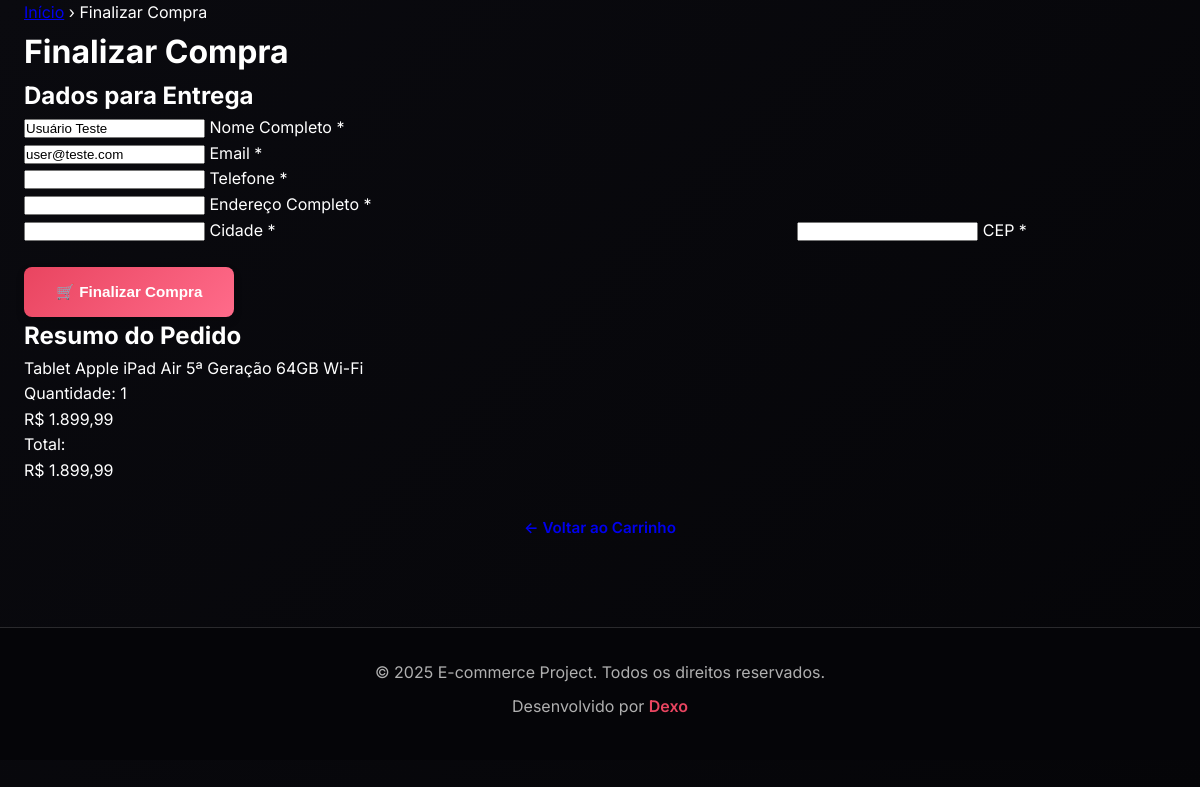
The app's page /checkout.php (signed in) with its own data.
### tables this page shows
CREATE TABLE IF NOT EXISTS `usuarios` (
  `id` int(11) NOT NULL AUTO_INCREMENT,
  `nome` varchar(255) NOT NULL,
  `email` varchar(255) NOT NULL,
  `senha` varchar(255) NOT NULL,
  `telefone` varchar(20) DEFAULT NULL,
  `endereco` text DEFAULT NULL,
  `cidade` varchar(100) DEFAULT NULL,
  `cep` varchar(10) DEFAULT NULL,
  `tipo_usuario` enum('cliente','admin') DEFAULT 'cliente',
  `ativo` tinyint(1) DEFAULT 1,
  `data_registro` timestamp NOT NULL DEFAULT current_timestamp(),
  `ultimo_login` timestamp NULL DEFAULT NULL,
  `data_atualizacao` timestamp NOT NULL DEFAULT current_timestamp() ON UPDATE current_timestamp(),
  PRIMARY KEY (`id`),
  UNIQUE KEY `email` (`email`),
  KEY `idx_usuarios_email` (`email`)
);

CREATE TABLE IF NOT EXISTS `carrinho_itens` (
  `id` int(11) NOT NULL AUTO_INCREMENT,
  `carrinho_id` int(11) NOT NULL,
  `produto_id` int(11) NOT NULL,
  `quantidade` int(11) NOT NULL DEFAULT 1,
  `data_adicao` timestamp NOT NULL DEFAULT current_timestamp(),
  PRIMARY KEY (`id`),
  KEY `carrinho_id` (`carrinho_id`),
  KEY `produto_id` (`produto_id`),
  CONSTRAINT `carrinho_itens_ibfk_1` FOREIGN KEY (`carrinho_id`) REFERENCES `carrinhos` (`id`),
  CONSTRAINT `carrinho_itens_ibfk_2` FOREIGN KEY (`produto_id`) REFERENCES `produtos` (`id`)
);

CREATE TABLE IF NOT EXISTS `produtos` (
  `id` int(11) NOT NULL AUTO_INCREMENT,
  `nome` varchar(255) NOT NULL,
  `descricao_curta` text DEFAULT NULL,
  `descricao_longa` longtext DEFAULT NULL,
  `preco` decimal(10,2) NOT NULL,
  `categoria_id` int(11) DEFAULT NULL,
  `estoque` int(11) DEFAULT 0,
  `especificacoes_json` longtext DEFAULT NULL CHECK (json_valid(`especificacoes_json`)),
  `destaque` tinyint(1) DEFAULT 0,
  `ativo` tinyint(1) DEFAULT 1,
  `data_criacao` timestamp NOT NULL DEFAULT current_timestamp(),
  `data_atualizacao` timestamp NOT NULL DEFAULT current_timestamp() ON UPDATE current_timestamp(),
  `imagem_capa_id` int(11) DEFAULT NULL,
  `imagens_extras` longtext DEFAULT NULL CHECK (json_valid(`imagens_extras`)),
  PRIMARY KEY (`id`),
  KEY `idx_produtos_categoria` (`categoria_id`),
  KEY `idx_produtos_destaque` (`destaque`),
  KEY `idx_produtos_ativo` (`ativo`),
  KEY `imagem_capa_id` (`imagem_capa_id`),
  CONSTRAINT `produtos_ibfk_1` FOREIGN KEY (`categoria_id`) REFERENCES `categorias` (`id`),
  CONSTRAINT `produtos_ibfk_2` FOREIGN KEY (`imagem_capa_id`) REFERENCES `imagens_produto` (`id`)
);

### db_connect.php (called while the page is built, shortened)
<?php
$host = 'localhost';
$dbname = 'ecommerce_db';
$username = 'root';
$password = 'root';
try {
    $pdo = new PDO("mysql:host=$host;dbname=$dbname;charset=utf8mb4", $username, $password);
    $pdo->setAttribute(PDO::ATTR_ERRMODE, PDO::ERRMODE_EXCEPTION);
    $pdo->setAttribute(PDO::ATTR_DEFAULT_FETCH_MODE, PDO::FETCH_ASSOC);
} catch (PDOException $e) {
    die("Erro na conexão: " . $e->getMessage());
}
function obterCarrinhoUsuario($usuarioId) {
    global $pdo;
    try {
        $stmt = $pdo->prepare("SELECT id FROM carrinhos WHERE usuario_id = ?");
        $stmt->execute([$usuarioId]);
        $carrinho = $stmt->fetch();
        if ($carrinho) {
            return $carrinho['id'];
        }
        return $pdo->lastInsertId();
    } catch (PDOException $e) {
        error_log("Erro ao obter carrinho: " . $e->getMessage());
        return false;
    }
}
function obterItensCarrinho($carrinhoId) {
    global $pdo;
    try {
        $stmt = $pdo->prepare("
            SELECT
                ci.produto_id,
                ci.quantidade,
                p.nome,
                p.preco,
                COALESCE(ip.url, '/placeholder.svg?height=80&width=80&text=Sem+Imagem') as imagem_url,
                c.nome as categoria
            FROM carrinho_itens ci
            INNER JOIN produtos p ON ci.produto_id = p.id AND p.ativo = 1
            LEFT JOIN categorias c ON p.categoria_id = c.id
            LEFT JOIN imagens_produto ip ON p.imagem_capa_id = ip.id
            WHERE ci.carrinho_id = ?
        ");
        $stmt->execute([$carrinhoId]);
        return $stmt->fetchAll();
    } catch (PDOException $e) {
        error_log("Erro ao obter itens do carrinho: " . $e->getMessage());
        return [];
    }
}
function calcularTotalCarrinho($carrinhoId) {
    global $pdo;
    try {
        $stmt = $pdo->prepare("
            SELECT SUM(p.preco * ci.quantidade) as total
            FROM carrinho_itens ci
            JOIN produtos p ON ci.produto_id = p.id
            WHERE ci.carrinho_id = ?
        ");
        $stmt->execute([$carrinhoId]);
        $result = $stmt->fetch();
        return $result['total'] ?? 0;
    } catch (PDOException $e) {
        error_log("Erro ao calcular total do carrinho: " . $e->getMessage());
        return 0;
    }
}
function obterUsuarioPorId($id) {
    global $pdo;
    try {
        $stmt = $pdo->prepare("SELECT * FROM usuarios WHERE id = ?");
        $stmt->execute([$id]);
        return $stmt->fetch();
    } catch (PDOException $e) {
        error_log("Erro ao obter usuário: " . $e->getMessage());
        return false;
    }
}
?>

### checkout.php (the view, shortened to what this page needs)
<?php
require_once 'db_connect.php';
$usuarioId = $_SESSION['usuario_id'];
$carrinhoId = obterCarrinhoUsuario($usuarioId);
$itensCarrinho = obterItensCarrinho($carrinhoId);
$total = calcularTotalCarrinho($carrinhoId);
$usuario = obterUsuarioPorId($usuarioId);
?>
<!DOCTYPE html>
<html lang="pt-BR">
<head>
    <link rel="stylesheet" href="https://cdnjs.cloudflare.com/ajax/libs/font-awesome/7.0.0/css/all.min.css">
    <link rel="stylesheet" href="style.css">
</head>
<body>
    <?php include 'header.php'; ?>
    <main>
        <div class="container">
            <div class="breadcrumb">
                <a href="index.php" class="breadcrumb-item">Início</a>
                <span class="breadcrumb-separator">›</span>
                <span class="breadcrumb-item active">Finalizar Compra</span>
            </div>
            <h1>Finalizar Compra</h1>
            <div class="checkout-grid">
                <div class="checkout-form">
                    <div class="feature-card">
                        <h2 class="feature-title">Dados para Entrega</h2>
                        <form method="POST">
                            <div class="form-group floating-label">
                                <input type="text" id="nome" name="nome" placeholder=" " required
                                       value="<?php echo htmlspecialchars($_POST['nome'] ?? $usuario['nome']); ?>">
                                <label for="nome">Nome Completo *</label>
                            </div>
                            <div class="form-group floating-label">
                                <input type="email" id="email" name="email" placeholder=" " required
                                       value="<?php echo htmlspecialchars($_POST['email'] ?? $usuario['email']); ?>">
                                <label for="email">Email *</label>
                            </div>
                            <div class="form-group floating-label">
                                <input type="tel" id="telefone" name="telefone" placeholder=" " required
                                       value="<?php echo htmlspecialchars($_POST['telefone'] ?? $usuario['telefone']); ?>">
                                <label for="telefone">Telefone *</label>
                            </div>
                            <div class="form-group floating-label">
                                <input type="text" id="endereco" name="endereco" placeholder=" " required
                                       value="<?php echo htmlspecialchars($_POST['endereco'] ?? $usuario['endereco']); ?>">
                                <label for="endereco">Endereço Completo *</label>
                            </div>
                            <div style="display: grid; grid-template-columns: 2fr 1fr; gap: 1rem;">
                                <div class="form-group floating-label">
                                    <input type="text" id="cidade" name="cidade" placeholder=" " required
                                           value="<?php echo htmlspecialchars($_POST['cidade'] ?? $usuario['cidade']); ?>">
                                    <label for="cidade">Cidade *</label>
                                </div>
                                <div class="form-group floating-label">
                                    <input type="text" id="cep" name="cep" placeholder=" " required
                                           value="<?php echo htmlspecialchars($_POST['cep'] ?? $usuario['cep']); ?>">
                                    <label for="cep">CEP *</label>
                                </div>
                            </div>
                            <button type="submit" name="finalizar_compra" class="btn btn-primary btn-block" style="margin-top: 1.5rem;">
                                🛒 Finalizar Compra
                            </button>
                        </form>
                    </div>
                </div>
                <div class="checkout-summary">
                    <div class="feature-card">
                        <h2 class="feature-title">Resumo do Pedido</h2>
                        <div class="order-summary">
                            <?php foreach ($itensCarrinho as $item): ?>
                                <div class="order-item">
                                    <div class="order-item-info">
                                        <div class="order-item-name"><?php echo htmlspecialchars($item['nome']); ?></div>
                                        <div class="order-item-quantity">Quantidade: <?php echo $item['quantidade']; ?></div>
                                    </div>
                                    <div class="order-item-price">R$ <?php echo number_format($item['preco'] * $item['quantidade'], 2, ',', '.'); ?></div>
                                </div>
                            <?php endforeach; ?>
                            <div class="order-total">
                                <div>Total:</div>
                                <div class="total-price">R$ <?php echo number_format($total, 2, ',', '.'); ?></div>
                            </div>
                        </div>
                    </div>
                    <a href="carrinho.php" class="btn btn-outline" style="width: 100%; text-align: center; margin-top: 1rem;">
                        ← Voltar ao Carrinho
                    </a>
                </div>
            </div>
        </div>
    </main>
    <?php include 'footer.php'; ?>
</body>
</html>

### style.css (style rules this page uses)
* { margin: 0; padding: 0; box-sizing: border-box; }
:root { --primary-color: #e94560; --secondary-color: #0f3460; --accent-color: #ff6b8a; --success-color: #28a745; --warning-color: #ffc107; --danger-color: #dc3545; --dark-bg: #0a0a0f; --darker-bg: #050508; --card-bg: #1a1a2e; --glass-bg: rgba(255, 255, 255, 0.08); --glass-border: rgba(255, 255, 255, 0.15); --text-light: #ffffff; --text-muted: #b0b0b0; --text-dark: #666666; --spacing-xs: 0.25rem; --spacing-sm: 0.5rem; --spacing-md: 1rem; --spacing-lg: 1.5rem; --spacing-xl: 2rem; --spacing-2xl: 3rem; --spacing-3xl: 4rem; --border-radius-sm: 4px; --border-radius-md: 8px; --border-radius-lg: 12px; --border-radius-xl: 16px; --border-radius-full: 50px; --shadow-sm: 0 2px 4px rgba(0, 0, 0, 0.1); --shadow-md: 0 4px 8px rgba(0, 0, 0, 0.15); --shadow-lg: 0 8px 16px rgba(0, 0, 0, 0.2); --shadow-xl: 0 16px 32px rgba(0, 0, 0, 0.25); --transition-fast: 0.15s ease-out; --transition-normal: 0.3s ease-out; --transition-slow: 0.5s ease-out; }
html { scroll-behavior: smooth; scrollbar-width: none; -ms-overflow-style: none; }
body { font-family: 'Inter', -apple-system, BlinkMacSystemFont, 'Segoe UI', Roboto, sans-serif; background: linear-gradient(135deg, var(--dark-bg) 0%, var(--darker-bg) 100%); color: var(--text-light); line-height: 1.6; min-height: 100vh; overflow-x: hidden; }
html { scrollbar-width: none; }
html { -ms-overflow-style: none; }
.container { max-width: 1500px; margin: 0 auto; padding: 0 var(--spacing-lg); }
.btn { display: inline-block; padding: var(--spacing-md) var(--spacing-xl); border: none; border-radius: var(--border-radius-md); font-weight: 600; text-decoration: none; text-align: center; cursor: pointer; transition: all var(--transition-normal); position: relative; overflow: hidden; font-size: 0.95rem; }
.btn-primary { background: linear-gradient(135deg, var(--primary-color), var(--accent-color)); color: white; box-shadow: var(--shadow-md); }
.btn-primary::before { content: ''; position: absolute; top: 0; left: -100%; width: 100%; height: 100%; background: linear-gradient(90deg, transparent, rgba(255, 255, 255, 0.2), transparent); transition: left var(--transition-slow); }

### records on screen
usuarios: nome "Usuário Teste", email "user@teste.com"
carrinho_itens: produto.nome "Tablet Apple iPad Air 5ª Geração 64GB Wi-Fi", quantidade "1", $item['preco'] * $item['quantidade'] "1.899,99"

### other values on screen
$total "1.899,99"
